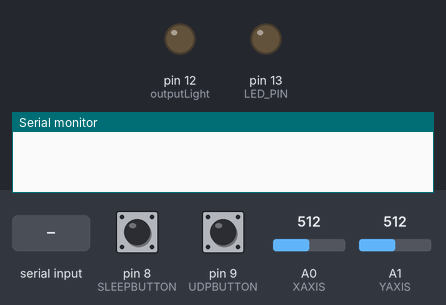
Recording of a sketch running on a simulated Arduino Uno, built with avr-gcc and run on an emulated ATmega328P. On the bench: output pins drawn as LEDs (lit = HIGH), the last lines printed to the serial monitor. Dashed ring = blinking. The inputs (shaded band) are chosen by the test bench; at power-on: pin 9 (UDPBUTTON) HIGH, pin 8 (SLEEPBUTTON) HIGH, A0 (XAXIS) = 512, A1 (YAXIS) = 512.

Above: at 0.1 s.
4.3 s: pin 9 (UDPBUTTON) pulled LOW for 0.15 s
At 5.1 s:
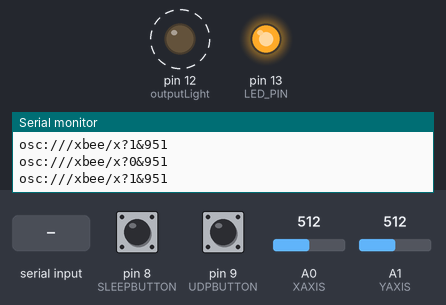
7.3 s: "30,150\n" received over Serial
At 8.0 s:
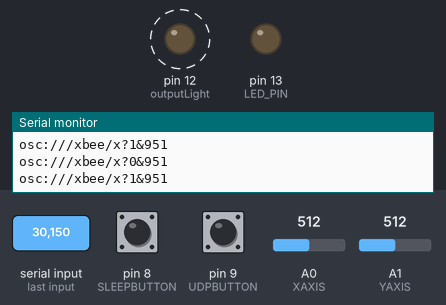
10.3 s: "90,45\n" received over Serial
At 11.01 s:
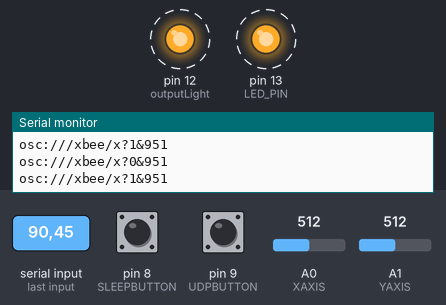
Timing chart, 0 to 19.3 s (numbered marks = the images above; inputs shaded):
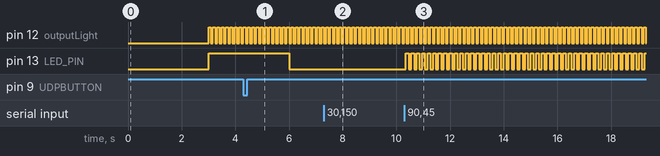

Measured:
- after the input at 7.3 s, pin 13 (LED_PIN): stays LOW (without the input it goes to HIGH after 1.7 s)
- after the input at 10.3 s, pin 13 (LED_PIN): alternates HIGH for 0.10 s and LOW for 0.10 s, starting after 0.06 s
- by itself, pin 12 (outputLight): alternates HIGH for 0.08 s and LOW for 0.08 s

The sketch:

xig_osc.pde
```cpp
/*
 * *********XBee OSC with ConnectPort gateway example ********
 * version 0.2
 * Axel Roest http://phlux.us
 *
 */

#include <NewSoftSerial.h>

#define NAME "XIG OSC Example"
#define VERSION "1.10"
#define LED_PIN 13
#define URL "http://192.168.8.105/~axel/xbee/getvalue.php"
#define URLDELAY 2000
#define XBEE_RXPIN 2
#define XBEE_TXPIN 3
#define XBEE_SLEEPPIN 7
// pulling the sleepbutton low, triggers the sleeppin to the xbee, making it seek for networks
#define SLEEPBUTTON 8
#define XAXIS  A0
#define YAXIS  A1
#define ZAXIS  A2


// the UDPBUTTON sends a signal on the UDP channel
#define UDPBUTTON 9
#define UDPURL "udp://192.168.8.105:5000/lientjeleerde/lotjelopen"
// number of milliseconds to wait between UDP requests
#define UDPDELAY  500

// OSC stuff
#define OSCDELAY  50
#define OSCURL  "osc:///xbee/x"
#define OSCSPECIAL "osc://192.168.8.105:6000

int outputLight = 12;
int lightState=1;      // we start with slow blinking
int blinkRate = 3000;
long nextURLCheck = 0;    // timer for URL checks
long nextLedBlink = 0;    // timer for main LED blinks
long nextLed2Blink = 0;    // timer for extra debug LED blinks
long udpwait = 0;        // timer to mask udp messages
long  nextOSCmessage = 0;

//NewSoftSerial mySerial(XBEE_TXPIN, XBEE_RXPIN);

void setup()
{
  pinMode(LED_PIN,OUTPUT);
  pinMode(outputLight,OUTPUT);
  pinMode(XBEE_SLEEPPIN,OUTPUT);
  digitalWrite(XBEE_SLEEPPIN, LOW);  // turn on xbee

  pinMode(SLEEPBUTTON,INPUT);
  digitalWrite(SLEEPBUTTON, HIGH);  // pull up high, pushdown low
  pinMode(UDPBUTTON,INPUT);
  digitalWrite(UDPBUTTON, HIGH);  // pull up high, pushdown low

  Serial.begin(115200); // faster is better for XIG
//  mySerial.begin(115200); // faster is better for XIG
  delay(3000);
  nextURLCheck = millis() + URLDELAY;
  nextOSCmessage = millis() + OSCDELAY;
}

void loop()
{
  if (millis() > nextOSCmessage) {  // send some analog values over OSC
    sendAccelleration(OSCURL);
    nextOSCmessage = millis() + OSCDELAY;
  }

  if (Serial.available() > 0) { // if there's a byte waiting
    lightState = Serial.read(); // read the ASCII numeral byte
    // turn on the light if the response is 1, or off if the response is zero
    if (lightState >= '0' && lightState<='9') {
      lightState=lightState-48; // transform ASCII into an integer
     // Serial.println(lightState);
      if (lightState > 0) {     // set blink rate
        blinkRate = 1000 / (lightState * 2);  // from once every second, to 8x a second
      } else {
        blinkRate = 0;
      }
    }
  }
  if (digitalRead(SLEEPBUTTON) == LOW) {
    digitalWrite(XBEE_SLEEPPIN, HIGH);  // turn xbee to sleep
  } else {
    digitalWrite(XBEE_SLEEPPIN, LOW);
  }    // testing purposes

  if (digitalRead(UDPBUTTON) == LOW && millis() > udpwait) {
    Serial.println(UDPURL);
    udpwait = millis() + UDPDELAY;
  }  // testing purposes

  // blink the thing, or not
  blinkLED(LED_PIN, &nextLedBlink, blinkRate);
  blinkLED(outputLight, &nextLed2Blink, 80);
}

////////////////// UTILITIES //////////////////

// this function blinks the an LED light as many times as requested, at the requested blinking rate
void blinkLED(byte targetPin, long *toggleTime, int blinkRate)
{
  if (blinkRate == 0) {
    digitalWrite(targetPin, LOW);                        // sets the LED off
  } else if (millis() > *toggleTime) {
    digitalWrite(targetPin, !digitalRead(targetPin));    // toggle the LED
    *toggleTime = millis() + blinkRate;                  // waits for blinkRate milliseconds
  }
}

// this function reads two analog values and sends them with the baseurl to the serial port (=xbee)
void sendAccelleration (String baseurl)
{
  int x,y;
  String url;
  x = map(analogRead(XAXIS),140,540,0,1023);
  url = baseurl + "?0&" + String(x);
  Serial.println(url);

  y = map(analogRead(YAXIS),140,540,0,1023);
  url = baseurl + "?1&" + String(y);
  Serial.println(url);
}
```
